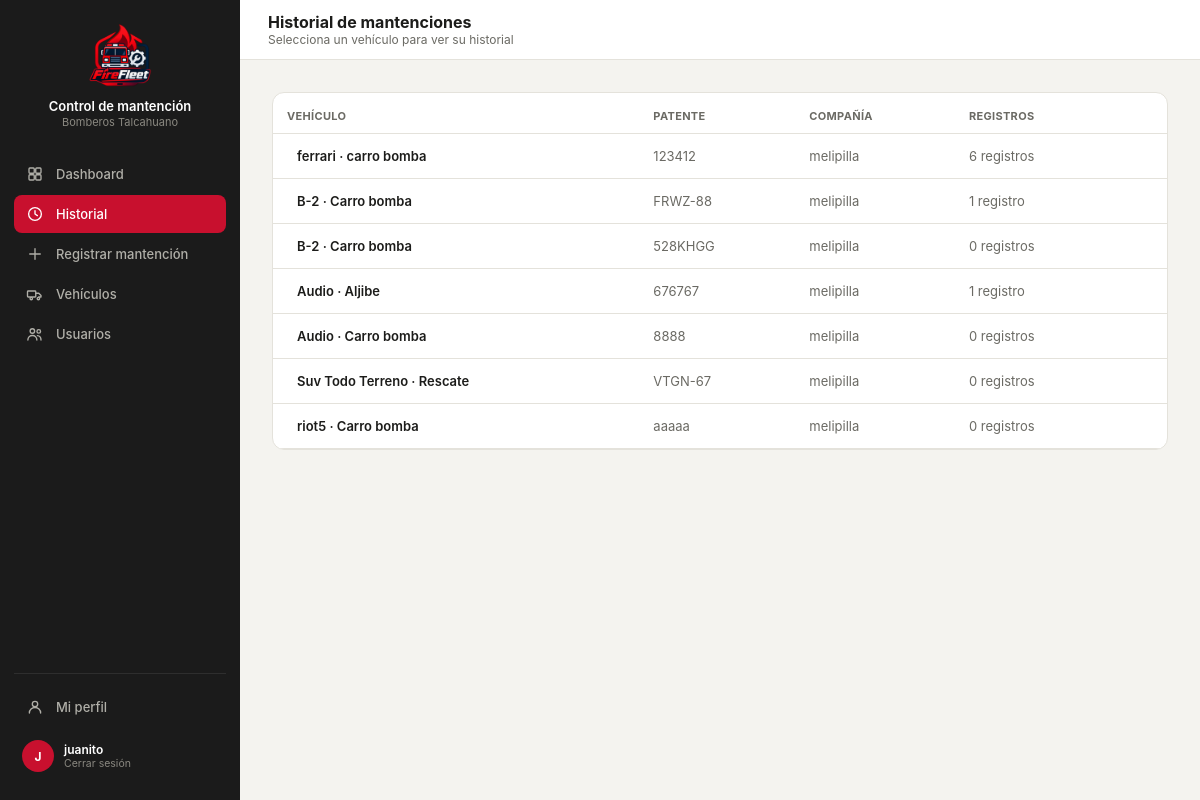
Before: /historial/ (signed in) with the older database file.
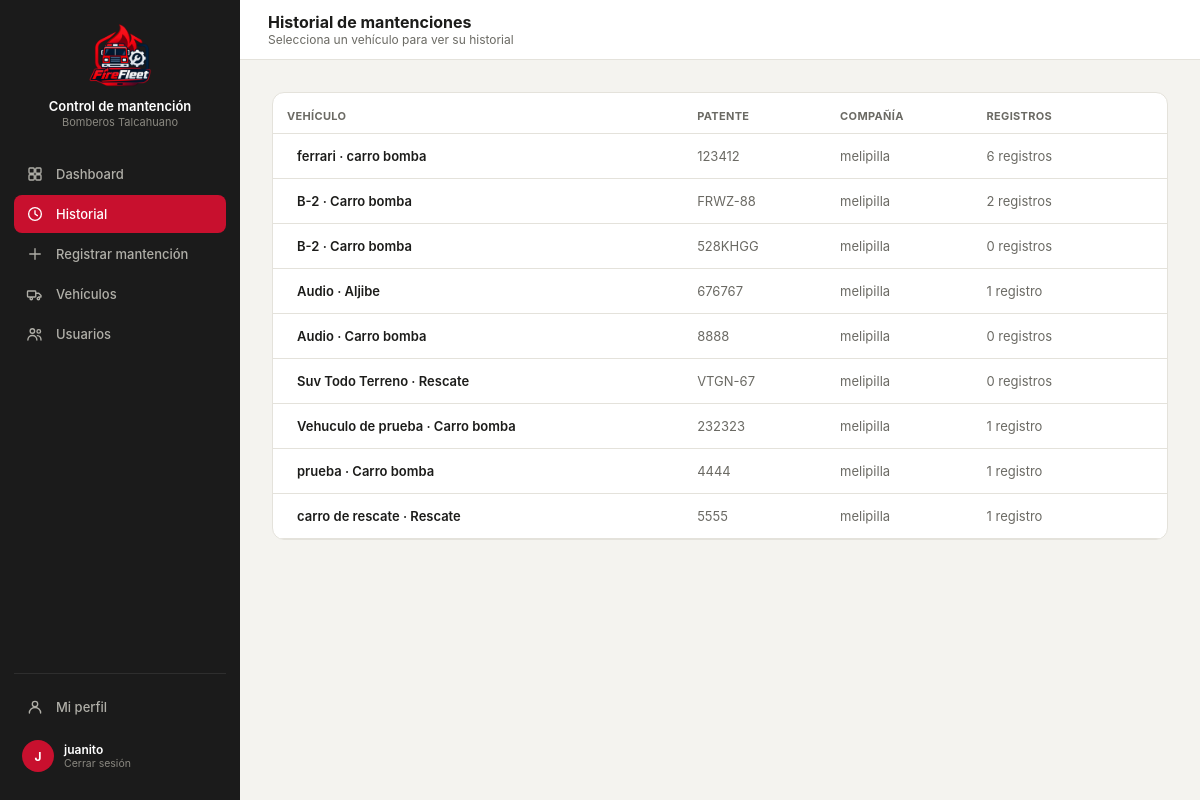
After: the same page with the newer database file.
### core/models.py (models this page shows, shortened)
class Vehiculo(models.Model):
    id_vehi = models.AutoField(primary_key=True)
    patente = models.CharField(max_length=10, unique=True, null=True, blank=True)
    tipo_v = models.CharField(max_length=50)
    modelo = models.CharField(max_length=80, blank=True)
    anio = models.IntegerField(null=True, blank=True, db_column="año")
    id_compania = models.ForeignKey(
        Compania, on_delete=models.PROTECT, db_column="id_compania", related_name="vehiculos",
    )
    estado = models.CharField(max_length=30, default="operativo")
    kilometraje = models.DecimalField(max_digits=10, decimal_places=2, default=0)
    proxima_mantencion = models.DateField(null=True, blank=True)
    class Meta:
        db_table = "vehiculo"

class Compania(models.Model):
    id_comp = models.AutoField(primary_key=True)
    nombre = models.CharField(max_length=100)
    direccion = models.CharField(max_length=200, blank=True, db_column="dirección")
    telefono = models.CharField(max_length=20, blank=True, db_column="teléfono")
    class Meta:
        db_table = "compania"
        verbose_name_plural = "Compañías"
    def __str__(self):
        return self.nombre

### core/views.py (the view)
# urls.py: path('historial/', views.historial, name='historial'),
@login_required(login_url='index')
def historial(request):
    vehiculos = Vehiculo.objects.select_related('id_compania').annotate(
        num_registros=Count('mantenciones')
    ).all()
    perfil_usuario = getattr(request.user, 'perfil', None)
    is_admin = request.user.is_superuser or bool(
        perfil_usuario and (perfil_usuario.rol or '').lower() == 'administrador'
    )
    if perfil_usuario:
        nombre = perfil_usuario.nombre
        rol = perfil_usuario.rol
        comp = str(perfil_usuario.id_compania) if perfil_usuario.id_compania else 'Sin Compañía'
    else:
        nombre = request.user.get_full_name() or request.user.username
        rol = ''
        comp = 'Sin Compañía'
    current_user_data = {
        'name': nombre,
        'rol': rol,
        'comp': comp,
        'initials': ''.join([palabra[0].upper() for palabra in nombre.split()[:2]]) or '??',
        'isAdmin': is_admin,
    }
    context = {
        'vehiculos': vehiculos,
        'current_user': current_user_data,
        'current_user_json': {'isAdmin': is_admin},
    }
    return render(request, 'core/historial.html', context)

### core/templates/core/historial.html (shortened to what this page needs)
{% load static %}
<!DOCTYPE html>
<html lang="es">
<head>
<link rel="stylesheet" href="https://cdnjs.cloudflare.com/ajax/libs/tabler-icons/2.44.0/iconfont/tabler-icons.min.css">
<link rel="stylesheet" href="{% static 'styles.css' %}">
</head>
<body>
<div class="layout">
  <div class="sidebar">
    <div class="sidebar-brand">
      <div class="logo"><img src="{% static 'imagenes/logo2.png' %}" alt="Logo Control de mantención"></div>
      <div><p class="t1">Control de mantención</p><p class="t2">Bomberos Talcahuano</p></div>
    </div>
    <a class="nav-item" href="{% url 'dashboard' %}">Dashboard</a>
    <a class="nav-item active" href="{% url 'historial' %}"><svg class="nav-icon" viewBox="0 0 24 24" fill="none" stroke="currentColor" stroke-width="1.8" stroke-linecap="round" stroke-linejoin="round"><circle cx="12" cy="12" r="8.5"/><polyline points="12 7.5 12 12 15.2 14.2"/></svg>Historial</a>
    <a class="nav-item" href="{% url 'registrar' %}"><svg class="nav-icon" viewBox="0 0 24 24" fill="none" stroke="currentColor" stroke-width="1.8" stroke-linecap="round" stroke-linejoin="round"><line x1="12" y1="5" x2="12" y2="19"/><line x1="5" y1="12" x2="19" y2="12"/></svg>Registrar mantención</a>
    <a class="nav-item nav-vehiculos" href="{% url 'vehiculos' %}" style="display:none;"><svg class="nav-icon" viewBox="0 0 24 24" fill="none" stroke="currentColor" stroke-width="1.8" stroke-linecap="round" stroke-linejoin="round"><rect x="2" y="8" width="11" height="8" rx="1"/><path d="M13 11h4l3 3v2h-3"/><circle cx="7" cy="18" r="1.6"/><circle cx="16.5" cy="18" r="1.6"/></svg>Vehículos</a>
    <a class="nav-item nav-usuarios" href="{% url 'usuarios' %}" style="display:none;"><svg class="nav-icon" viewBox="0 0 24 24" fill="none" stroke="currentColor" stroke-width="1.8" stroke-linecap="round" stroke-linejoin="round"><circle cx="8.5" cy="8" r="3"/><path d="M2.5 20c0-3.6 2.7-6 6-6s6 2.4 6 6"/><circle cx="17" cy="8.5" r="2.4"/><path d="M15.2 14.2c2.7 0.2 4.8 2.3 4.8 5.8"/></svg>Usuarios</a>
    <div class="sidebar-footer">
      <a class="nav-item" href="{% url 'perfil' %}"><svg class="nav-icon" viewBox="0 0 24 24" fill="none" stroke="currentColor" stroke-width="1.8" stroke-linecap="round" stroke-linejoin="round"><circle cx="12" cy="8" r="3.6"/><path d="M4.5 20c0-4.1 3.4-7.4 7.5-7.4s7.5 3.3 7.5 7.4"/></svg>Mi perfil</a>
      <a class="sidebar-user" href="{% url 'logout' %}" style="margin-top:6px; text-decoration:none;">
        <div class="av">{{ current_user.initials }}</div>
        <div><p class="name">{{ current_user.name }}</p><p class="role">Cerrar sesión</p></div>
      </a>
    </div>
  </div>
  <div class="main">
    <div class="topbar">
      <div style="display:flex; align-items:center; gap:12px;">
        <div><h2>Historial de mantenciones</h2><p class="crumb">Selecciona un vehículo para ver su historial</p></div>
      </div>
    </div>
    <div class="content" id="content">
      <div class="card" style="padding:0; overflow:hidden;">
        <table>
          <thead>
            <tr>
              <th>Vehículo</th>
              <th>Patente</th>
              <th>Compañía</th>
              <th>Registros</th>
              <th></th>
            </tr>
          </thead>
          <tbody>
            {% for v in vehiculos %}
           <tr class="clickable">
  <td style="font-weight:600;">
    <a href="{% url 'detalle' v.pk %}" style="text-decoration:none; color:inherit; display:flex; align-items:center; gap:10px;">
      {{ v.modelo }} · {{ v.tipo_v }}
    </a>
  </td>
  <td style="color:var(--text2);">{{ v.patente }}</td>
  <td style="color:var(--text2);">{{ v.id_compania.nombre|default:"Sin compañía" }}</td>
  <td style="color:var(--text2);">{{ v.num_registros }} registro{% if v.num_registros != 1 %}s{% endif %}</td>
  <td style="text-align:right; color:var(--text2);">
  </td>
</tr>
            {% empty %}
            <tr>
              <td colspan="5" style="text-align:center; padding: 20px; color:var(--text2);">No hay vehículos registrados en la base de datos.</td>
            </tr>
            {% endfor %}
          </tbody>
        </table>
      </div>
    </div>
  </div>
</div>
</body>
</html>

Changed rows visible on the page:
removed Vehiculo: modelo "riot5", tipo_v "Carro bomba", patente "aaaaa", id_compania.nombre "melipilla", num_registros "0"
shown differently, row unchanged: Vehiculo "FRWZ-88": num_registros "1" → "2"; now shows "s"
added Vehiculo: modelo "Vehuculo de prueba", tipo_v "Carro bomba", patente "232323", id_compania.nombre "melipilla", num_registros "1"
added Vehiculo: modelo "prueba", tipo_v "Carro bomba", patente "4444", id_compania.nombre "melipilla", num_registros "1"
added Vehiculo: modelo "carro de rescate", tipo_v "Rescate", patente "5555", id_compania.nombre "melipilla", num_registros "1"
